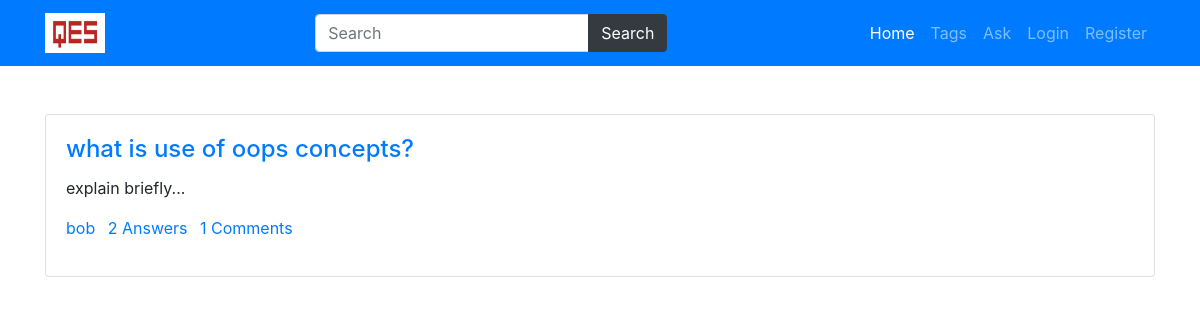
The page /tag/oops on the database its author committed.
### main/models.py (models this page shows, shortened)
class Question(models.Model):
    user=models.ForeignKey(User,on_delete=models.CASCADE)
    title=models.CharField(max_length=300)
    detail=models.TextField()
    tags=models.TextField(default='')
    add_time=models.DateTimeField(auto_now_add=True)

### main/views.py (the view)
# urls.py: path('tag/<str:tag>',views.tag,name='tag'),
def tag(request,tag):
    quests=Question.objects.annotate(total_comments=Count('answer__comment')).filter(tags__icontains=tag).order_by('-id')
    paginator=Paginator(quests,3)
    page_num=request.GET.get('page',1)
    quests=paginator.page(page_num)
    return render(request,'tag.html',{'quests':quests,'tag':tag})

### main/templates/tag.html (shortened to what this page needs)
{% extends 'base.html' %}
{% load static %}
{% load humanize %}
{% block content %}
    <div class="container py-5">
        {% for quest in quests %}
        <div class="card mb-3">
            <div class="card-body">
                <h4 class="card-title"><a href="/detail/{{quest.id}}">{{quest.title}}</a></h4>
                <p class="card-text">{{quest.detail}}</p>
                <p>
                    <a href="#" class="mr-2">{{quest.user.username}}</a>
                    <a href="#" class="mr-2">{{quest.answer_set.count}} Answers</a>
                    <a href="#" class="mr-2">{{quest.total_comments}} Comments</a>
                </p>
            </div>
        </div>
        {% endfor %}
    </div>
{% endblock %}

### rows shown on the page
Question: title "what is use of oops concepts?", detail "explain briefly...", user.username "bob", answer_set.count "2", total_comments "1"
